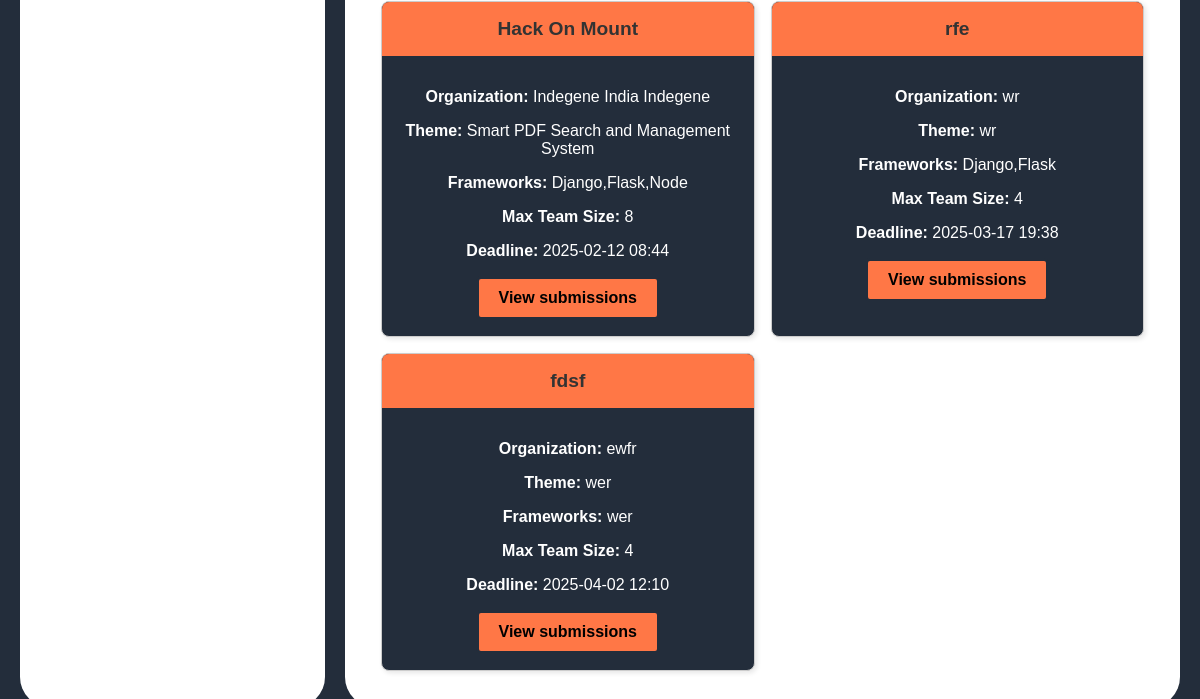
The page /host/finished_group_events/ (signed in, lower part) on the database as committed earlier.
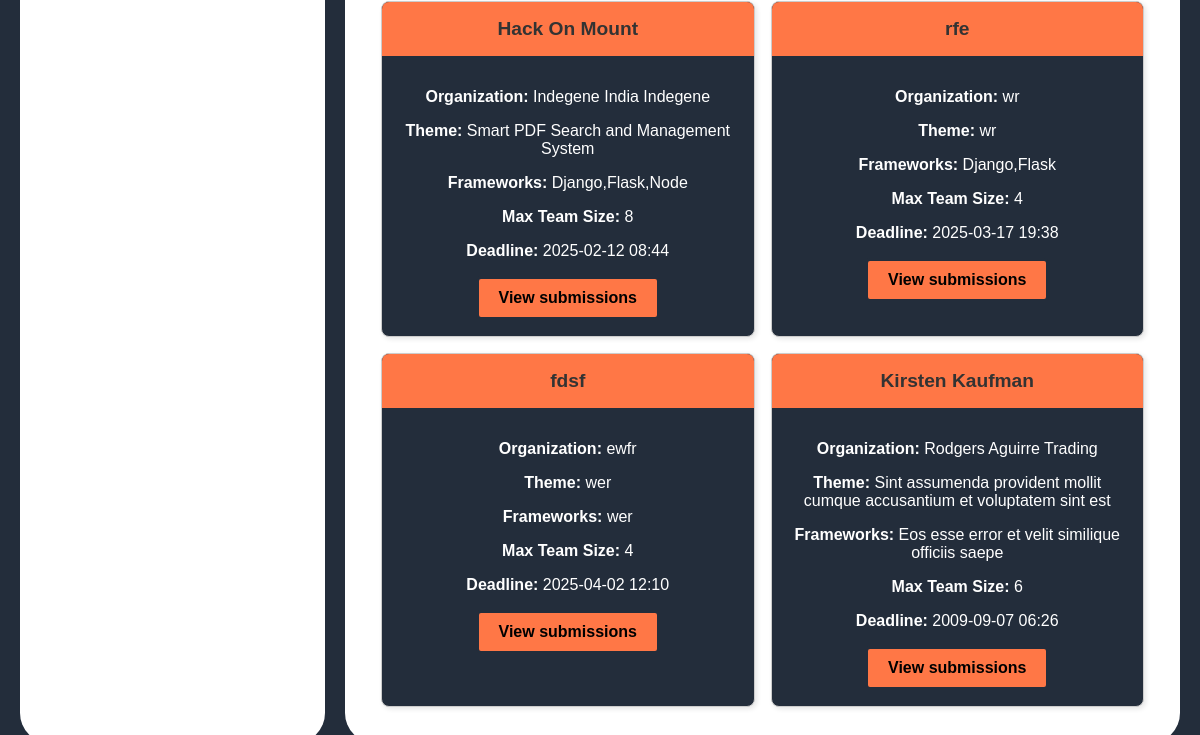
The same page on the database as committed later.
### host/models.py (models this page shows, shortened)
class GroupEvent(models.Model):
    hackathon_name = models.CharField(max_length=200)
    organization = models.CharField(max_length=200)
    theme = models.CharField(max_length=200)
    frameworks = models.CharField(max_length=300)
    max_team_size = models.IntegerField()
    last_submission_datetime = models.DateTimeField()
    evaluation_criteria = models.TextField()
    created_by = models.ForeignKey(settings.AUTH_USER_MODEL, on_delete=models.CASCADE, related_name="group_events")
    entry_fee = models.DecimalField(max_digits=10, decimal_places=2, default=0.00)

### host/views.py (the view)
# urls.py: path('finished_group_events/', views.finished_group_events, name='finished_group_events'),
def finished_group_events(request):
    current_time_ist = timezone.localtime(timezone.now())
    finished_events = GroupEvent.objects.filter(
        created_by=request.user,
        last_submission_datetime__lt=current_time_ist  # Compare with IST
    )
    return render(request, 'host/finished_group_events.html', {'finished_events': finished_events})

### templates/host/finished_group_events.html (shortened to what this page needs)
{% extends "host/host_dashboard.html" %}
{% block right_div %}
    {% if finished_events %}
        <div class="cards-container" style="display: grid; grid-template-columns: repeat(2, 1fr); gap: 16px;">
            {% for event in finished_events %}
                <div class="card">
                    <div class="hackathon_name">
                        {{ event.hackathon_name }}
                    </div>
                    <div style="padding: 16px; text-align: center;">
                        <p><strong>Organization:</strong> {{ event.organization }}</p>
                        <p><strong>Theme:</strong> {{ event.theme }}</p>
                        <p><strong>Frameworks:</strong> {{ event.frameworks }}</p>
                        <p><strong>Max Team Size:</strong> {{ event.max_team_size }}</p>
                        <p><strong>Deadline:</strong> {{ event.last_submission_datetime|date:"Y-m-d H:i" }}</p>
                        <div style="text-align: center; margin-top: 16px;">
                            <a href="{% url 'host:view_submissions' event.id %}" class="btn-like">
                                View submissions
                            </a>
                        </div>
                    </div>
                </div>
            {% endfor %}
        </div>
    {% else %}
        <p>No finished hackathons yet.</p>
    {% endif %}
{% endblock %}

Rows that differ between the two databases and show on the page:
added GroupEvent: hackathon_name "Kirsten Kaufman", organization "Rodgers Aguirre Trading", theme "Sint assumenda provident mollit cumque accusantium et voluptatem sint est", frameworks "Eos esse error et velit similique officiis saepe", max_team_size "6", last_submission_datetime "2009-09-07 06:26"
